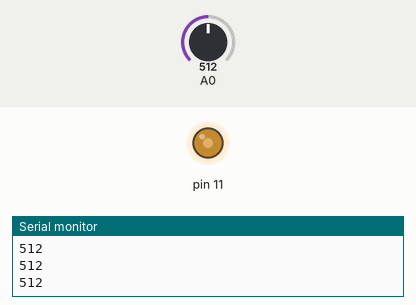
Recording of a sketch running on a simulated Arduino Uno, built with avr-gcc and run on an emulated ATmega328P. Shown: output pins drawn as LEDs (lit = HIGH), the last lines printed to the serial monitor. The inputs (shaded band) are chosen by the test bench; at power-on: A0 = 512.

Above: at 1.2 s.
1.3 s: A0 set to 716
At 2.5 s:
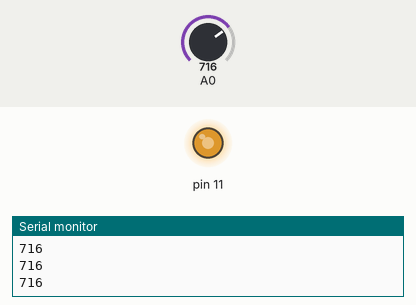
2.8 s: A0 set to 900
At 3.9 s:
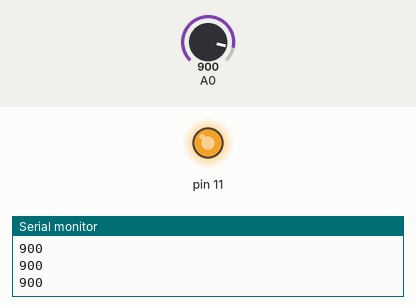
4.3 s: A0 set to 122
At 5.0 s:
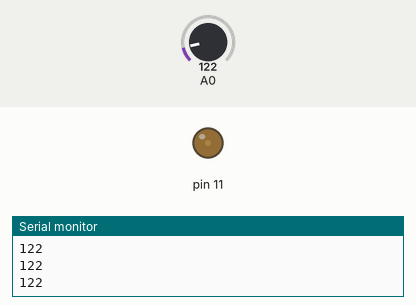
5.8 s: A0 set to 0
At 6.1 s:
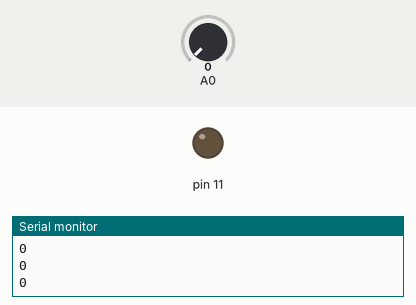
Timing chart, 0 to 8.3 s (numbered marks = the images above; inputs shaded):
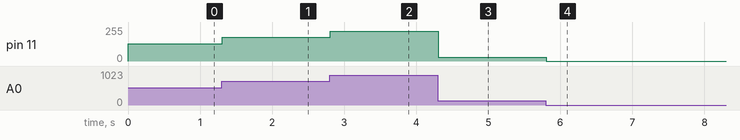

Measured:
- after the input at 1.3 s, pin 11: 128/255 → 179/255 at once
- after the input at 2.8 s, pin 11: 179/255 → 225/255 at once
- after the input at 4.3 s, pin 11: 225/255 → 30/255 at once
- after the input at 5.8 s, pin 11: 30/255 → 0/255 at once

The sketch:

LEDwithPotentiometer.ino
```cpp
void setup() {
  // put your setup code here, to run once:
pinMode(11,OUTPUT);
pinMode(A0,INPUT);
Serial.begin(9600);
}

void loop() {
  // put your main code here, to run repeatedly:
int value = analogRead(A0);
int x=value/4;
Serial.println(value);
analogWrite(11,x);
}
```
